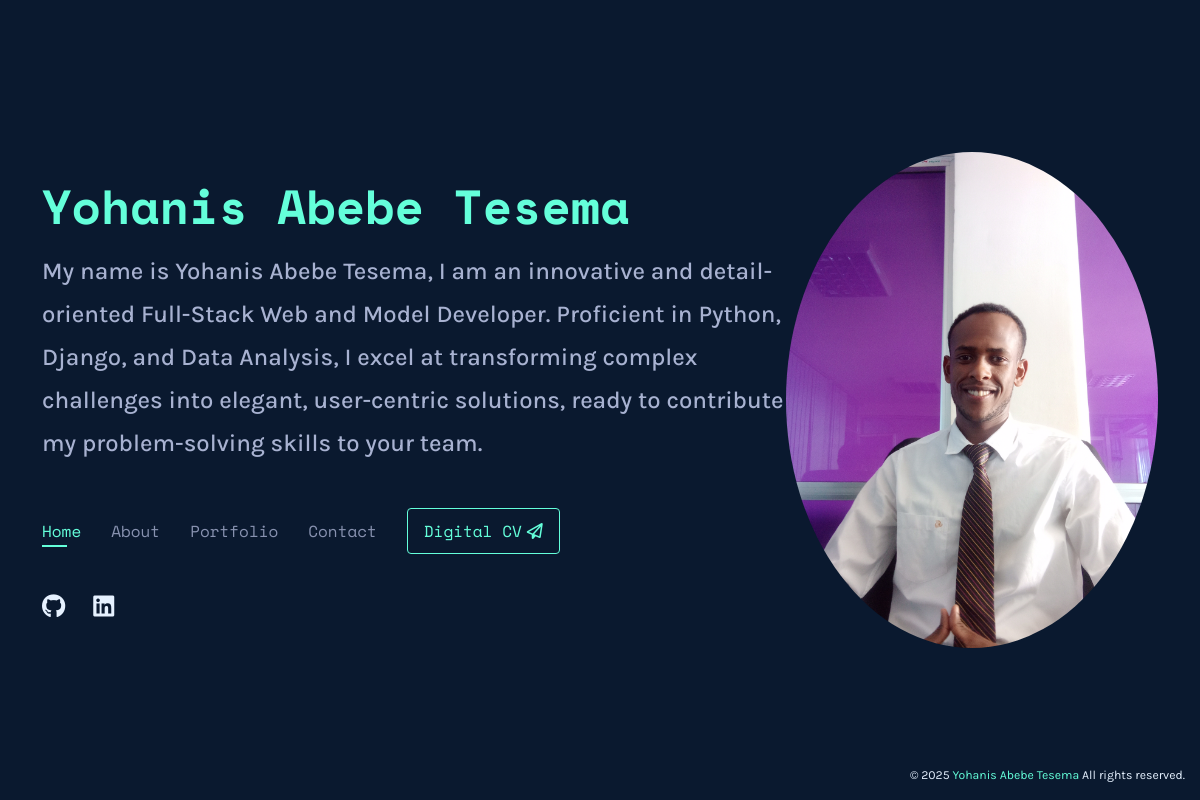
The page / on the database its author committed.
### apps/portfolio/models.py (models this page shows, shortened)
class Personal(models.Model):
    name = models.CharField(max_length=50, blank=True, null=True)
    role = models.TextField(max_length=500, blank=True, null=True)
    mini_description = models.TextField(max_length=500, blank=True, null=True)
    cv_description = models.TextField(max_length=500, blank=True, null=True)
    cv_link = models.URLField(blank=True, null=True)
    photo = models.ImageField(upload_to='profile_pics/main', blank=True, null=True)
    github = models.URLField(blank=True, null=True)
    linkedin = models.URLField(blank=True, null=True)
    phone = models.CharField(max_length=20, blank=True, null=True)
    email = models.EmailField(blank=True, null=True)
    location = models.CharField(max_length=50, blank=True, null=True)

### apps/portfolio/views.py (the view, shortened to what this page needs)
# urls.py: path('', HomePageView.as_view(), name='home'),
class HomePageView(TemplateView):
    template_name = 'portfolio/portfolio_main.html'
    def get_context_data(self, **kwargs):
        context = super().get_context_data(**kwargs)
        context['personal'] = Personal.objects.all()
        context['about'] = About.objects.all()
        context['technologies'] = Technology.objects.all()
        context['portfolio'] = Portfolio.objects.all()
        context['contact_form'] = ContactForm()
        context['RECAPTCHA_PUBLIC_KEY'] = settings.RECAPTCHA_PUBLIC_KEY
        return context

### templates/portfolio/portfolio_main.html (shortened to what this page needs)
{% extends "layouts/base.html" %}
{% block content %}
{% include 'layouts/header.html' %}
{% include 'layouts/footer.html' %}
{% endblock content %}

### templates/layouts/header.html (shortened to what this page needs)
{% load static %}
<header id="header">
  <div class="container">
    <div class="data-row" >
      {% for personal_info in personal %}
      <h1><a href="/">Yohanis Abebe Tesema</a></h1>
      <h2>
        {{ personal_info.mini_description|safe }}
      </h2>
      <nav id="navbar" class="navbar">
        <ul>
          <li><a class="nav-link active" href="#header">Home</a></li>
          <li><a class="nav-link" href="#about">About</a></li>
          <li><a class="nav-link" href="#portfolio">Portfolio</a></li>
          <li><a class="nav-link" href="#contact">Contact</a></li>
          <li><a href="{% url 'digital_cv' %}" target="_blank">Digital CV </a></li>
        </ul>
      </nav>
      <div class="social-links">
        <a href="{{ personal_info.github }}" class="github" target="_blank"
          ><i class="fa-brands fa-github"></i
        ></a>
        <a
          href="{{ personal_info.linkedin }}"
          class="linkedin"
          target="_blank"
          ><i class="fa-brands fa-linkedin"></i
        ></a>
      </div>
    </div>
    <div class="col-lg-4 profileImg" id="profile-image">
      <img
        src="{{ personal_info.photo.url }}"
        class="img-fluid avatar profileImgInner"
        loading="lazy"
        alt="Image of Adrian Rubico"
      />
    </div>
    {% endfor %}
  </div>
</header>

### static/assets/css/style.css (style rules this page uses)
:root { --primary: 10, 25, 47; --light-primary: 17, 34, 64; --lightest-primary: 35, 53, 84; --secondary: 136, 146, 176; --light-secondary: 168, 178, 209; --lightest-secondary: 204, 214, 246; --white: 230, 241, 255; --accent: 100, 255, 218; --hover: 50, 213, 183; --boxcolorinset: #c9c9c9; --ff-sans: 'Karla', sans-serif; --ff-mono: 'Space Mono', monospace; }
body { font-family: var(--ff-sans); background-color: rgba(var(--primary), 1); color: rgba(var(--white), 1); position: relative; background: transparent; }
body::before { content: ''; position: fixed; background: rgba(var(--primary), 1); background-size: cover; left: 0; right: 0; top: 0; height: 100vh; z-index: -1; }
@media (min-width: 1024px) { body::before { background-attachment: fixed; } }
a { color: rgba(var(--accent), 1); text-decoration: none; }
h1, h2, h3, h4, h5, h6 { font-family: var(--ff-sans); }
#header { transition: ease-in-out 0.3s; position: relative; height: 100vh; display: flex; align-items: center; z-index: 997; overflow-y: auto; }
#header * { transition: ease-in-out 0.3s; }
#header h1 { font-size: 48px; margin: 0; padding: 0; line-height: 1; font-weight: 700; font-family: var(--ff-mono); color: rgba(var(--accent), 1); }
#header h1 a { line-height: 1; display: inline-block; }
#header h2 { font-size: 24px; margin-top: 20px; color: rgba(var(--light-secondary), 1); line-height: 1.8; }
#header img { padding: 0; margin: 0; }
#header .social-links { margin-top: 40px; display: flex; gap: 18px; }
#header .social-links a { font-size: 24px; display: flex; justify-content: center; align-items: center; color: rgba(var(--white), 1); line-height: 1; margin-right: 10px; border-radius: 50%; transition: transform 0.3s; }
#header .container { display: flex; flex-direction: row; align-items: center; justify-content: center; }
.data-row { display: flex; width: 100%; flex-direction: column; justify-content: center; }
.profileImg { display: flex; flex-direction: column; }
.navbar { padding: 0; margin-top: 35px; }
.navbar ul { margin: 0; padding: 0; display: flex; list-style: none; align-items: center; }
.navbar li { position: relative; }
.navbar li + li { margin-left: 30px; }
.navbar a, .navbar a:focus { display: flex; align-items: center; justify-content: space-between; padding: 0; font-size: 16px; font-family: var(--ff-mono) !important; font-weight: 400; color: rgba(var(--secondary), 1); white-space: nowrap; transition: 0.3s; }
.navbar a:before { content: ''; position: absolute; width: 0; height: 2px; bottom: -4px; left: 0; background-color: rgba(var(--accent), 1); visibility: hidden; width: 0px; transition: all 0.3s ease-in-out 0s; }
.navbar a:hover:before, .navbar li:hover > a:before, .navbar .active:before { visibility: visible; width: 25px; }
.navbar a:hover, .navbar .active, .navbar .active:focus, .navbar li:hover > a { color: rgba(var(--accent), 1); }
.navbar li:last-child { border: 1px solid rgba(var(--accent), 1); border-radius: 0.25rem; padding: 10px 16px; }
.navbar li:last-child a { color: rgba(var(--accent), 1); }
.navbar li:last-child a::before { all: unset; }
.avatar { border-radius: 50%; }

### rows shown on the page
Personal: mini_description "My name is Yohanis Abebe Tesema, I am an innovative and detail-oriented Full-Stack Web and Model Developer. Proficient in Python, Django, and Data Analysis, I excel at transforming complex challenges into elegant, user-centric solutions, ready to contribute my problem-solving skills to your team.", photo (picture)
